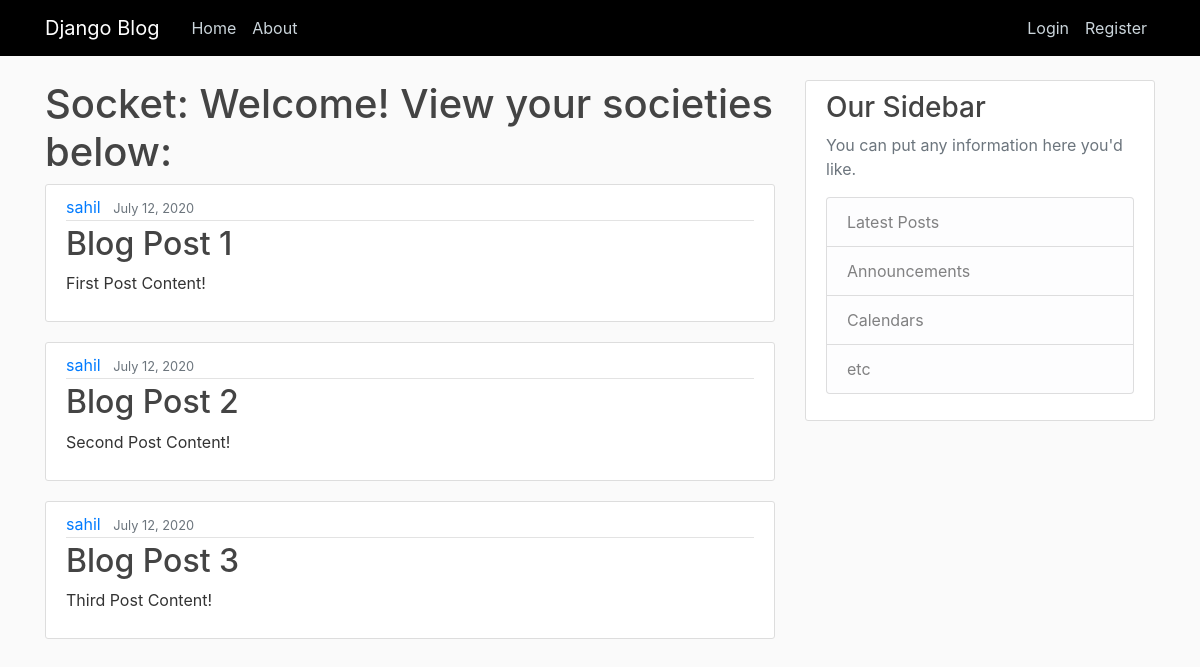
The app's page /sochome with its own data.
### blog/models.py (models this page shows, shortened)
class Post(models.Model):
    title = models.CharField(max_length = 100)
    content = models.TextField()
    date_posted = models.DateTimeField(default=timezone.now)
    author = models.ForeignKey(User, on_delete=models.CASCADE)

### blog/views.py (the view)
# urls.py: path('sochome', views.sochome, name='blog-sochome')
def sochome(request):
    context = {
        'posts': Post.objects.all(),
        'title': 'Home'
    }
    return render(request, 'blog/sochome.html', context)

### blog/templates/blog/sochome.html
{% extends "blog/base.html" %}
{% block content %}
    <h1> Socket: Welcome! View your societies below: </h1>
    {% for post in posts%}
        <article class="media content-section">
            <div class="media-body">
                <div class="article-metadata">
                    <a class="mr-2" href="#">{{ post.author }}</a>
                    <small class="text-muted">{{ post.date_posted|date:"F d, Y" }}</small>
                </div>
                <h2><a class="article-title" href="#">{{ post.title }}</a></h2>
                <p class="article-content">{{ post.content }}</p>
            </div>
        </article>
    {% endfor %}
{% endblock content %}

### blog/templates/blog/base.html (shortened to what this page needs)
{% load static %}
<!DOCTYPE html>
<html>
    <head>
        <link rel="stylesheet" href="https://stackpath.bootstrapcdn.com/bootstrap/4.3.1/css/bootstrap.min.css">
        <link rel="stylesheet" type="text/css" href="{% static 'blog/main.css' %}">
    </head>
    <body>
        <header class="site-header">
            <nav class="navbar navbar-expand-md navbar-dark bg-steel fixed-top">
                <div class="container">
                <a class="navbar-brand mr-4" href="/">Django Blog</a>
                <div class="collapse navbar-collapse" id="navbarToggle">
                    <div class="navbar-nav mr-auto">
                    <a class="nav-item nav-link" href="/">Home</a>
                    <a class="nav-item nav-link" href="/about">About</a>
                    </div>
                    <div class="navbar-nav">
                    {% if user.is_authenticated %}
                        <a class="nav-item nav-link" href="{% url 'profile'%}">Profile</a>
                        <a class="nav-item nav-link" href="{% url 'logout'%}">Logout</a>
                    {% else %}
                        <a class="nav-item nav-link" href="{% url 'login'%}">Login</a>
                        <a class="nav-item nav-link" href="{% url 'user-register'%}">Register</a>
                    {% endif %}
                    </div>
                </div>
                </div>
            </nav>
        </header>
        <main role="main" class="container">
        <div class="row">
            <div class="col-md-8">
            {% block content %}{% endblock %}
            </div>
            <div class="col-md-4">
            <div class="content-section">
                <h3>Our Sidebar</h3>
                <p class="text-muted">You can put any information here you'd like.
                <ul class="list-group">
                    <li class="list-group-item list-group-item-light">Latest Posts</li>
                    <li class="list-group-item list-group-item-light">Announcements</li>
                    <li class="list-group-item list-group-item-light">Calendars</li>
                    <li class="list-group-item list-group-item-light">etc</li>
                </ul>
                </p>
            </div>
            </div>
        </div>
        </main>
    </body>
</html>

### blog/static/blog/main.css (style rules this page uses)
body { background: #fafafa; color: #333333; margin-top: 5rem; }
h1, h2, h3, h4, h5, h6 { color: #444444; }
ul { margin: 0; }
.bg-steel { background-color: #000000; }
.site-header .navbar-nav .nav-link { color: #cbd5db; }
.content-section { background: #ffffff; padding: 10px 20px; border: 1px solid #dddddd; border-radius: 3px; margin-bottom: 20px; }
.article-title { color: #444444; }
.article-content { white-space: pre-line; }
.article-metadata { padding-bottom: 1px; margin-bottom: 4px; border-bottom: 1px solid #e3e3e3 }

### records on screen
Post: author "sahil", date_posted "July 12, 2020", title "Blog Post 1", content "First Post Content!"
Post: author "sahil", date_posted "July 12, 2020", title "Blog Post 2", content "Second Post Content!"
Post: author "sahil", date_posted "July 12, 2020", title "Blog Post 3", content "Third Post Content!"
